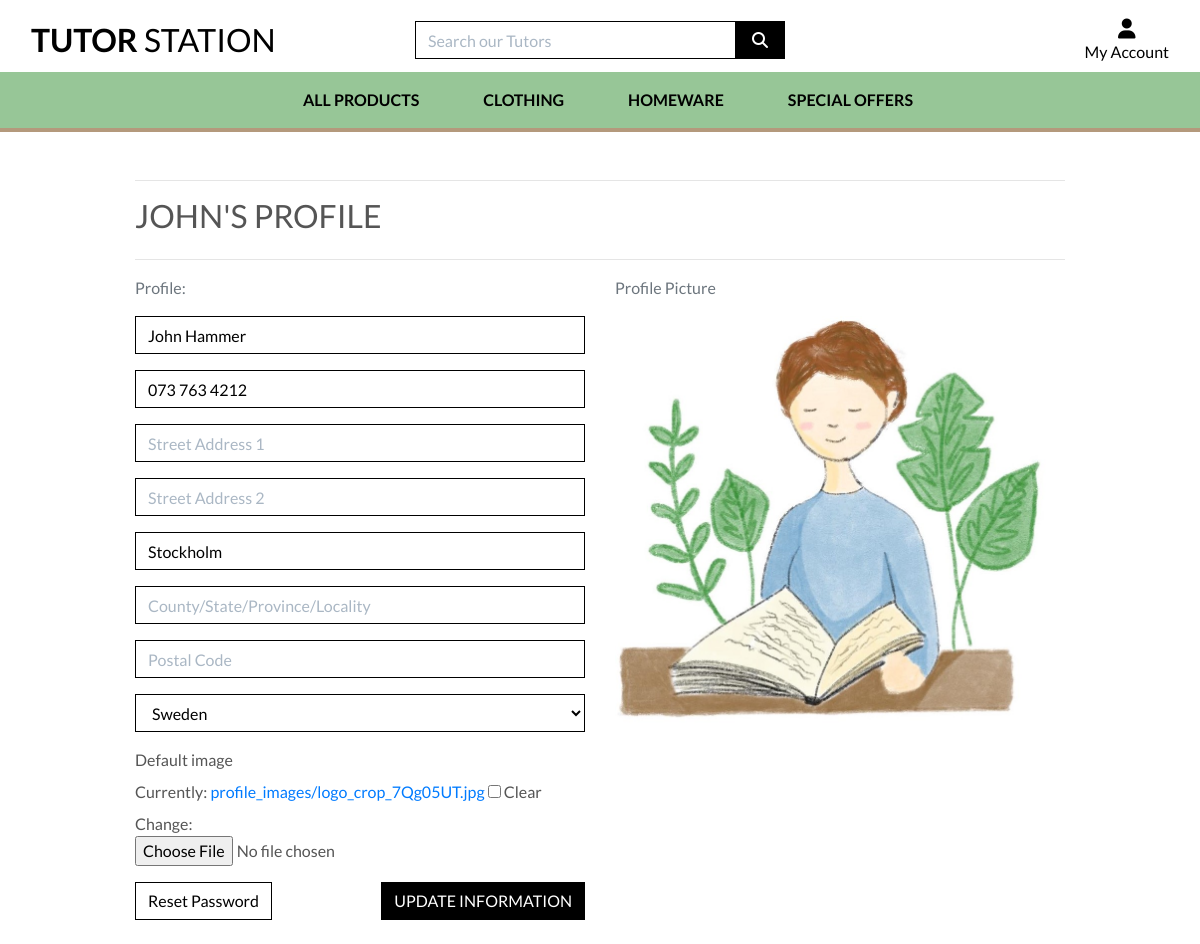
The app's page /profile/ (signed in), older data.
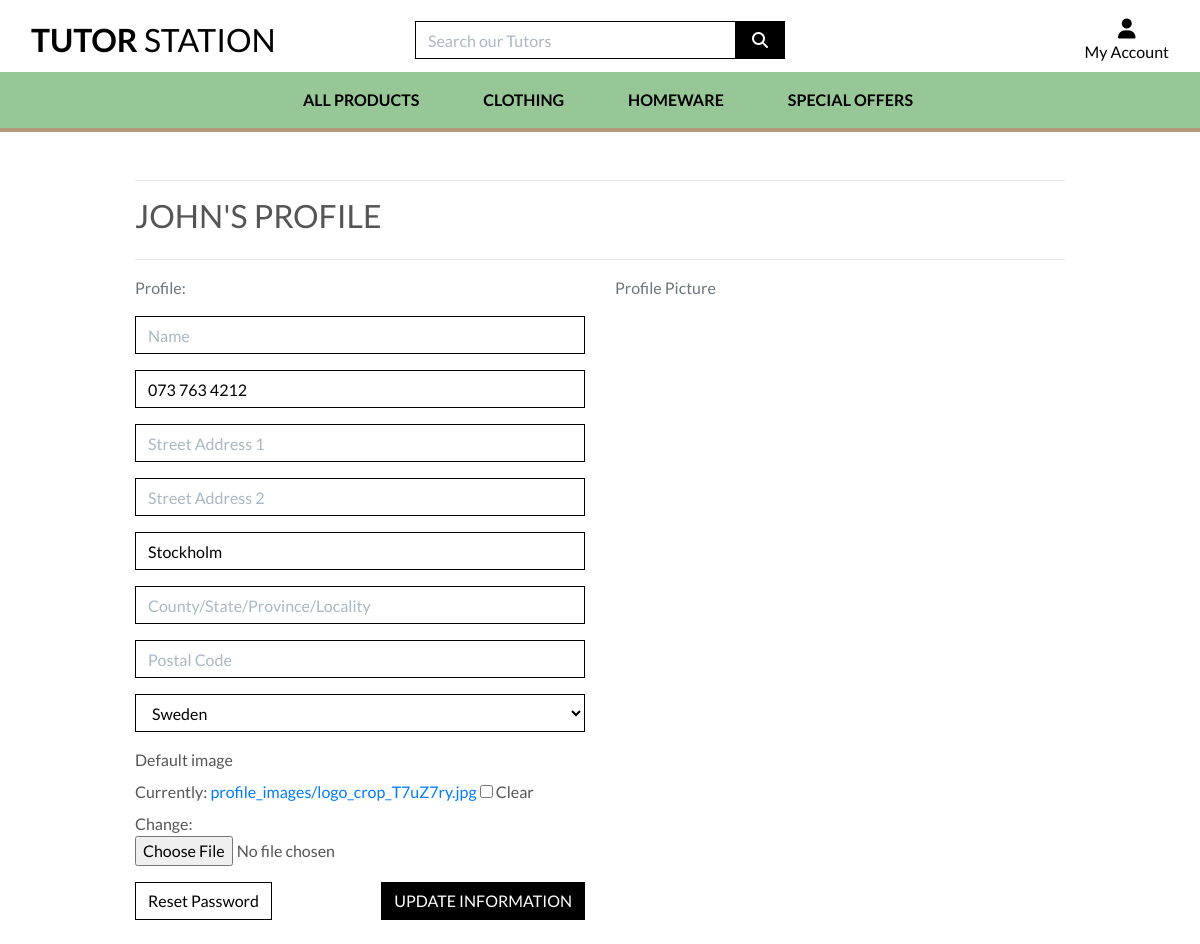
The same page, newer data.
### profiles/models.py (models this page shows, shortened)
class UserProfile(models.Model):
    TYPE_CHOICES = (('Client', 'I am a Client'), ('Tutor', 'I am a Tutor'))
    user = models.OneToOneField(User, on_delete=models.CASCADE)
    default_name = models.CharField(max_length=80, null=True, blank=True)
    default_phone_number = models.CharField(max_length=20, null=True, blank=True)
    default_street_address1 = models.CharField(max_length=80, null=True, blank=True)
    default_street_address2 = models.CharField(max_length=80, null=True, blank=True)
    default_town_or_city = models.CharField(max_length=40, null=True, blank=True)
    default_county = models.CharField(max_length=80, null=True, blank=True)
    default_postcode = models.CharField(max_length=20, null=True, blank=True)
    default_country = CountryField(blank_label='Country', null=True, blank=True)
    default_image = models.ImageField(null=True, blank=True, upload_to='profile_images/')

### profiles/views.py (the view)
# urls.py: path('', views.profile, name='profile'),
@login_required
def profile(request):
    profile = get_object_or_404(UserProfile, user=request.user)
    if request.method == 'POST':
        form = UserProfileForm(request.POST, request.FILES, instance=profile)
        if form.is_valid():
            form.save()
            messages.success(request, 'Profile updated successfully')
        else:
            messages.error(request, 'Update failed. Please ensure the form is valid.')
    else:
        form = UserProfileForm(instance=profile)
    template = 'profiles/profile.html'
    context = {
        'form': form,
        'on_profile_page': True
    }
    return render(request, template, context)

### profiles/templates/profiles/profile.html (shortened to what this page needs)
{% extends "base.html" %}
{% load static %}
{% block extra_css %}
    <link rel="stylesheet" href="{% static 'css/profile.css' %}">
{% endblock %}
{% block page_header %}
    <div class="container header-container">
    </div>
{% endblock %}
{% block content %}
    <div class="overlay"></div>
    <div class="container">
        <div class="row">
            <div class="col">
                <hr>
                <h2 class="logo-font mb-4">{{ user.get_username }}'s Profile</h2>
                <hr>
            </div>
        </div>
        <form action="{% url 'profile' %}" method="POST" id="profile-update-form" enctype="multipart/form-data">
            <div class="row">
                <div class="col-12 col-lg-6">
                    <p class="text-muted">Profile:</p>
                        {% for field in form %}
                            {{ field | as_crispy_field }}
                        {% endfor %}
                        <button class="btn btn-black rounded-0 text-uppercase float-right mb-4" id="input">Update Information</button>
                    <a class="btn btn-outline-black rounded-0" href="{% url 'account_change_password' %}">Reset Password</a>
                </div>
                <div class="col-12 col-lg-6">
                    <p class="text-muted">Profile Picture</p>
                    {% if form.default_image.value %}
                        <img class="img-fluid rounded" src="{{ MEDIA_URL }}{{ form.default_image.value }}" alt="" onerror="imgError(this)" id="profile-image">
                    {% else %}
                        <img class="img-fluid rounded" src="{{ MEDIA_URL }}noimage.png" alt="NO Profile Image">
                    {% endif %}
                </div>
            </div>
        </form>
    </div>
{% endblock %}

Row changes from the older to the newer data that the page shows:
changed UserProfile "Stockholm": default_name "John Hammer" → (not shown); default_image.value: picture removed
Text that changed along with them:
text no longer shown: "Default image Currently: profile_images/logo_crop_7Qg05UT.jpg Clear Change:"
text now shown: "Default image Currently: profile_images/logo_crop_T7uZ7ry.jpg Clear Change:"
